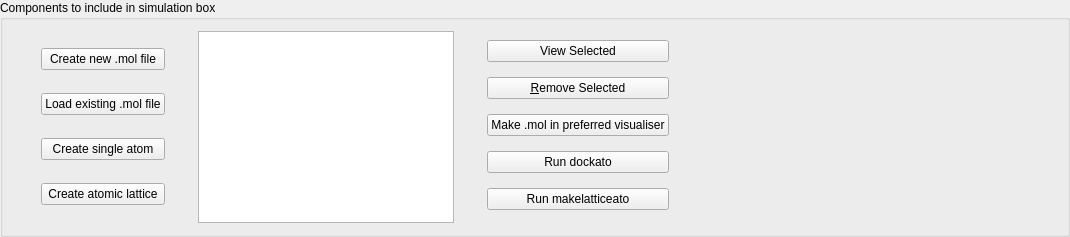
             <widget class="QGroupBox" name="groupBox_10">
              <property name="title">
               <string>Components to include in simulation box</string>
              </property>
              <layout class="QHBoxLayout" name="horizontalLayout_2">
               <item>
                <spacer name="horizontalSpacer_6">
                 <property name="orientation">
                  <enum>Qt::Horizontal</enum>
                 </property>
                 <property name="sizeHint" stdset="0">
                  <size>
                   <width>27</width>
                   <height>20</height>
                  </size>
                 </property>
                </spacer>
               </item>
               <item>
                <layout class="QVBoxLayout" name="verticalLayout_6">
                 <item>
                  <widget class="QPushButton" name="createMolFileButton">
                   <property name="sizePolicy">
                    <sizepolicy hsizetype="Minimum" vsizetype="Fixed">
                     <horstretch>1</horstretch>
                     <verstretch>0</verstretch>
                    </sizepolicy>
                   </property>
                   <property name="text">
                    <string>Create new .mol file</string>
                   </property>
                  </widget>
                 </item>
                 <item>
                  <widget class="QPushButton" name="molFileLoadButton">
                   <property name="sizePolicy">
                    <sizepolicy hsizetype="Minimum" vsizetype="Fixed">
                     <horstretch>1</horstretch>
                     <verstretch>0</verstretch>
                    </sizepolicy>
                   </property>
                   <property name="text">
                    <string>Load existing .mol file</string>
                   </property>
                  </widget>
                 </item>
                 <item>
                  <widget class="QPushButton" name="createAtomButton">
                   <property name="text">
                    <string>Create single atom</string>
                   </property>
                  </widget>
                 </item>
                 <item>
                  <widget class="QPushButton" name="createLatticeButton">
                   <property name="text">
                    <string>Create atomic lattice</string>
                   </property>
                  </widget>
                 </item>
                </layout>
               </item>
               <item>
                <spacer name="horizontalSpacer_5">
                 <property name="orientation">
                  <enum>Qt::Horizontal</enum>
                 </property>
                 <property name="sizeHint" stdset="0">
                  <size>
                   <width>27</width>
                   <height>20</height>
                  </size>
                 </property>
                </spacer>
               </item>
               <item>
                <widget class="QListWidget" name="molFileList">
                 <property name="sizePolicy">
                  <sizepolicy hsizetype="Expanding" vsizetype="Expanding">
                   <horstretch>0</horstretch>
                   <verstretch>0</verstretch>
                  </sizepolicy>
                 </property>
                </widget>
               </item>
               <item>
                <spacer name="horizontalSpacer_13">
                 <property name="orientation">
                  <enum>Qt::Horizontal</enum>
                 </property>
                 <property name="sizeHint" stdset="0">
                  <size>
                   <width>27</width>
                   <height>20</height>
                  </size>
                 </property>
                </spacer>
               </item>
               <item>
                <layout class="QVBoxLayout" name="verticalLayout_5">
                 <item>
                  <widget class="QPushButton" name="viewMolFileButton">
                   <property name="sizePolicy">
                    <sizepolicy hsizetype="Minimum" vsizetype="Fixed">
                     <horstretch>2</horstretch>
                     <verstretch>1</verstretch>
                    </sizepolicy>
                   </property>
                   <property name="text">
                    <string>View Selected</string>
                   </property>
                  </widget>
                 </item>
                 <item>
                  <widget class="QPushButton" name="removeMolFileButton">
                   <property name="sizePolicy">
                    <sizepolicy hsizetype="Minimum" vsizetype="Fixed">
                     <horstretch>2</horstretch>
                     <verstretch>1</verstretch>
                    </sizepolicy>
                   </property>
                   <property name="text">
                    <string>&amp;Remove Selected</string>
                   </property>
                  </widget>
                 </item>
                 <item>
                  <widget class="QPushButton" name="makeMolExtButton">
                   <property name="text">
                    <string>Make .mol in preferred visualiser</string>
                   </property>
                  </widget>
                 </item>
                 <item>
                  <widget class="QPushButton" name="dockatoButton">
                   <property name="text">
                    <string>Run dockato</string>
                   </property>
                  </widget>
                 </item>
                 <item>
                  <widget class="QPushButton" name="makelatticeatoButton">
                   <property name="text">
                    <string>Run makelatticeato</string>
                   </property>
                  </widget>
                 </item>
                </layout>
               </item>
               <item>
                <spacer name="horizontalSpacer_7">
                 <property name="orientation">
                  <enum>Qt::Horizontal</enum>
                 </property>
                 <property name="sizeHint" stdset="0">
                  <size>
                   <width>387</width>
                   <height>20</height>
                  </size>
                 </property>
                </spacer>
               </item>
              </layout>
             </widget>
